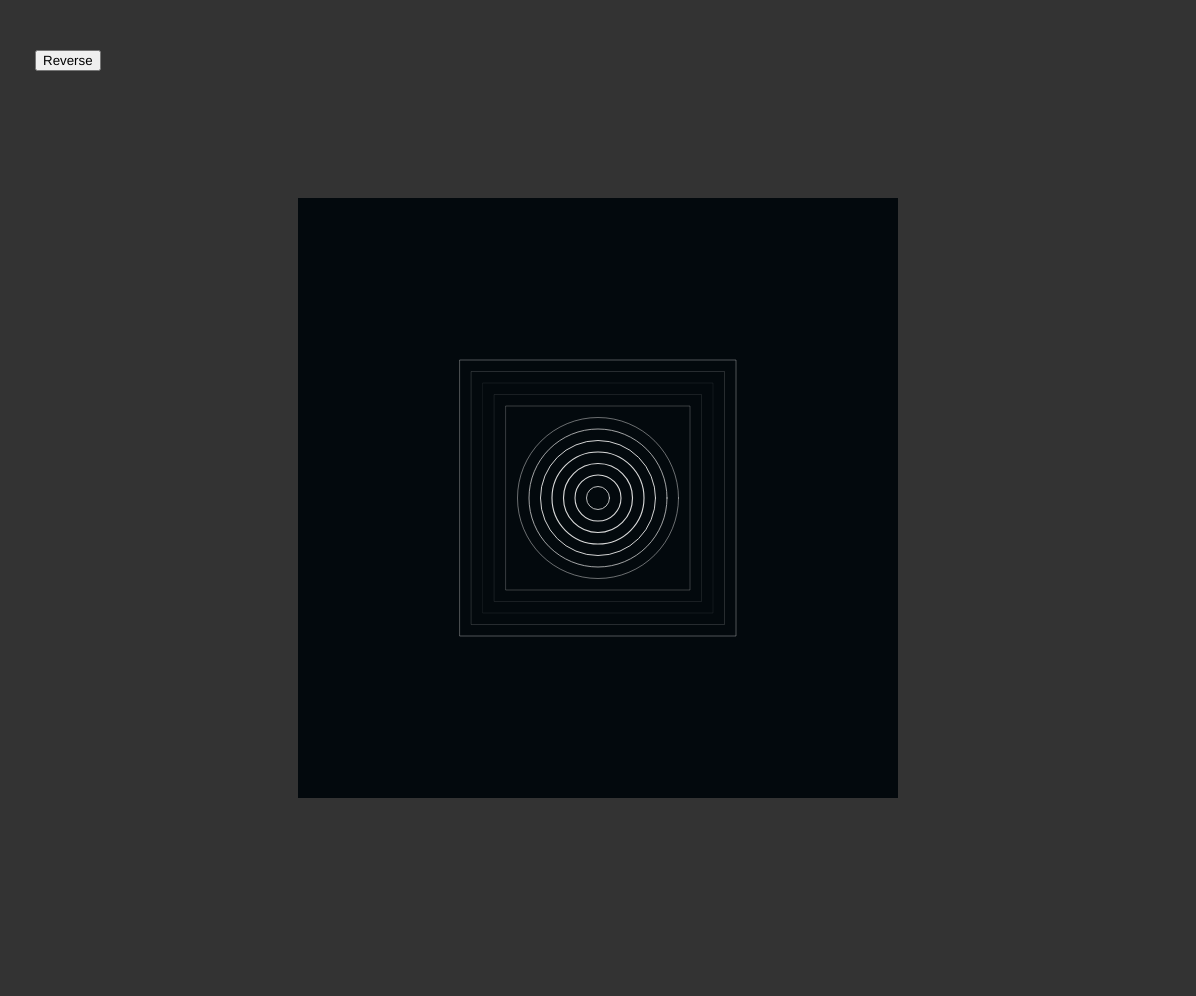
Frame 1 (no input)
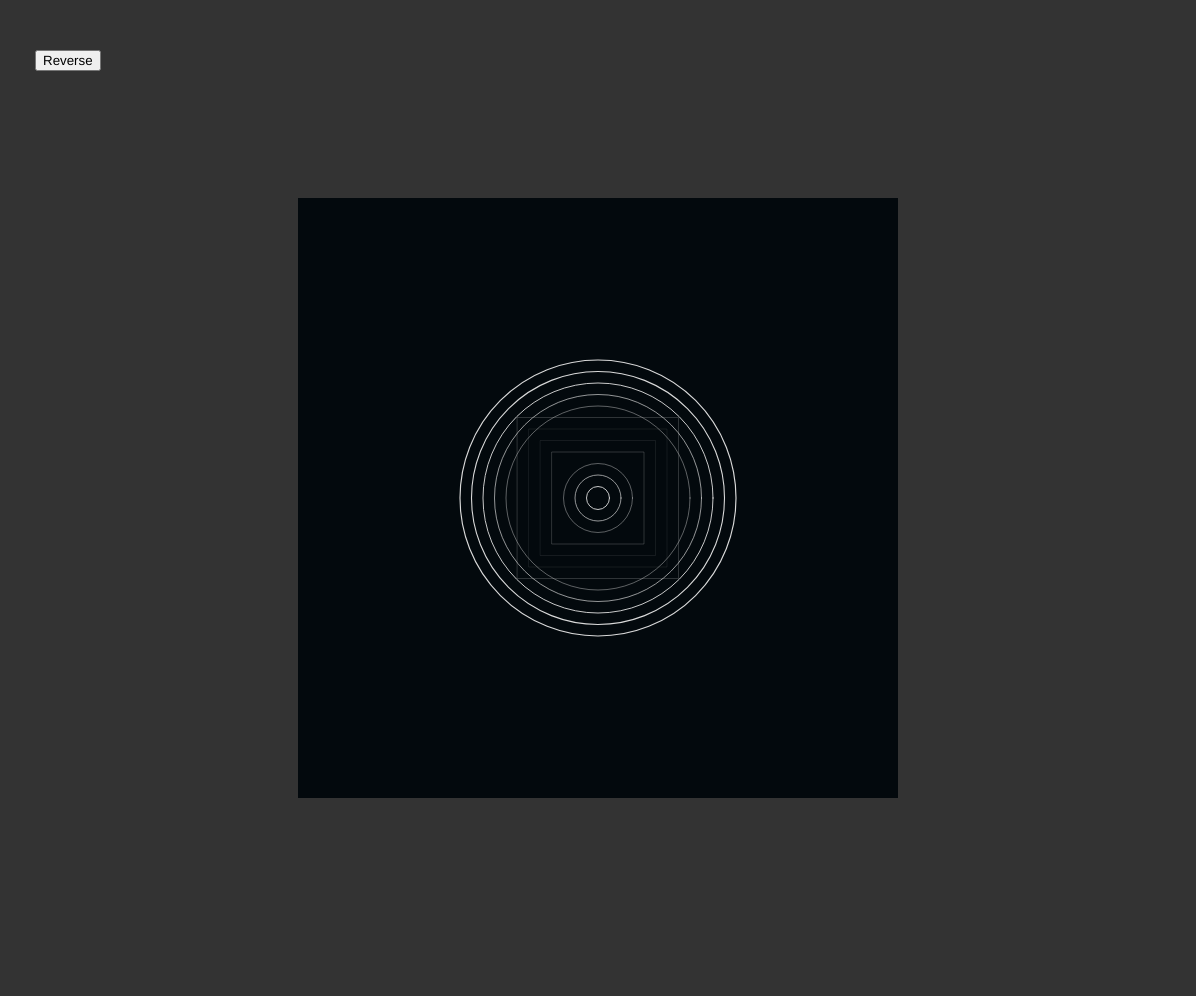
Frame 60 (no input)
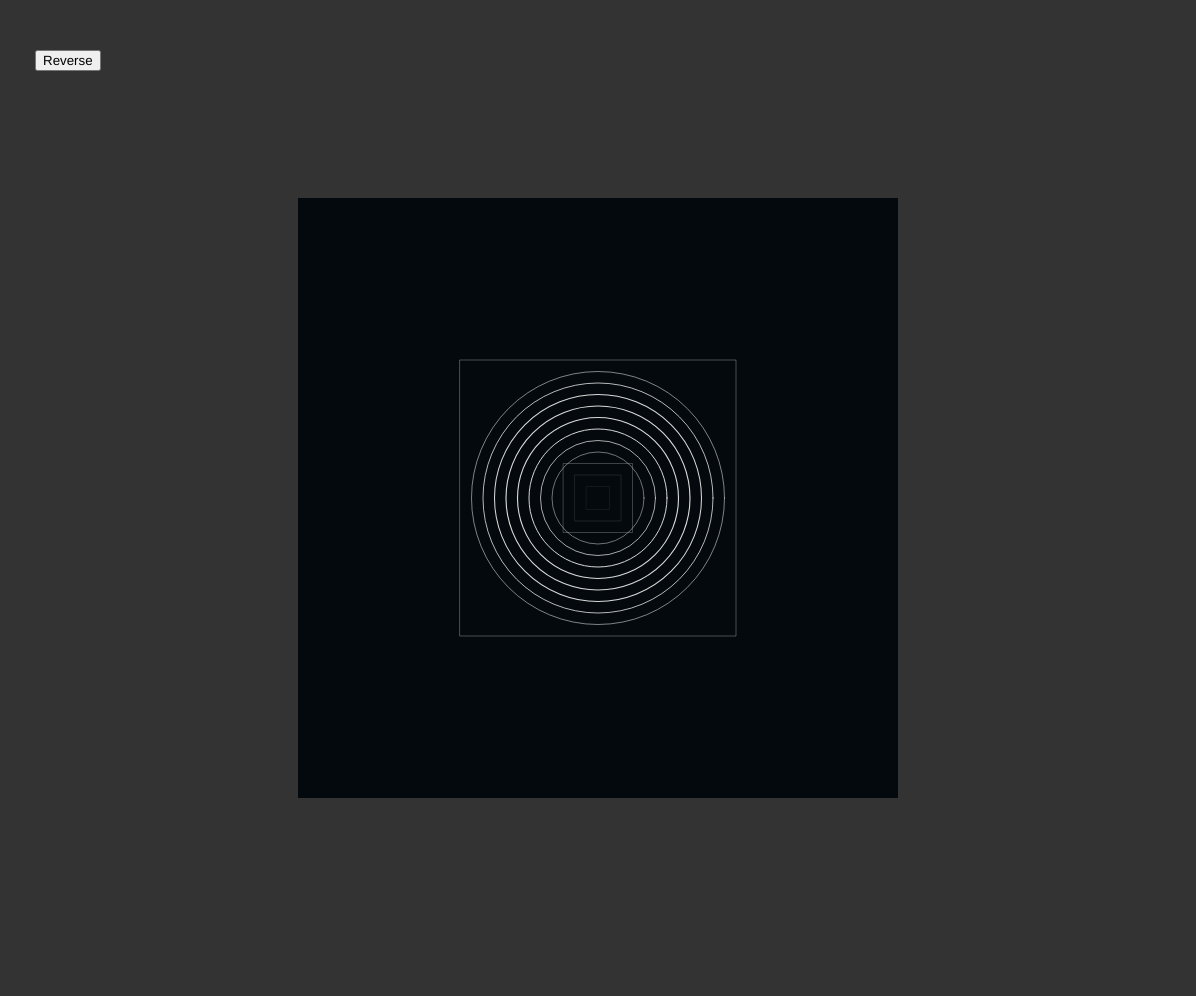
Frame 120 (the mouse pressed at the canvas centre since frame 60)

The p5.js sketch that drew these frames (run headless with seeded random() and noise() and a simulated clock; from frame 60 on, the mouse is pressed at the canvas centre):

// p5.js sketch
// ── sketch.js
let zPoint;

function setup() {
	createCanvas(window.innerWidth - 4, window.innerHeight - 4);
	background(51);
	rectMode(CENTER);
	ellipseMode(CENTER);
	stroke(217);
	noFill();
	
	zPoint = new ZPoint();

	let btn_rev = createButton("Reverse");
	btn_rev.position(35, height * 0.05);
	btn_rev.mouseClicked(reverseDirection);
}

function draw() {
	zPoint.display();
}

function reverseDirection() {
	zPoint.isRev = !zPoint.isRev;
}
// ── ZPoint.js
class ZPoint {
	constructor() {
		this.isRev = false;
		this.anim =0;
		this.num = 13;
		this.frames = 180;
	}

	display() {
		push();
		fill(3, 9, 13);
		noStroke();
		rect(width * 0.5, height * 0.5, 600, 600);
		pop();


		push();
		translate(width * 0.5, height * 0.5);
		for (let i = 0; i < this.num; i++) {
			let sz = i * 23;
			let sw = map(sin(this.anim + TWO_PI / this.num * i), -1, 1, 1, 15);
			strokeWeight(sw / 13);
			if (sw >= 5) {
				ellipse(0, 0, sz);
			} else {
				rect(0, 0, sz, sz);
			}
		}
		if (this.isRev) {
			this.anim += TWO_PI / -this.frames;
		} else {
			this.anim += TWO_PI / this.frames;
		}
	}
}
